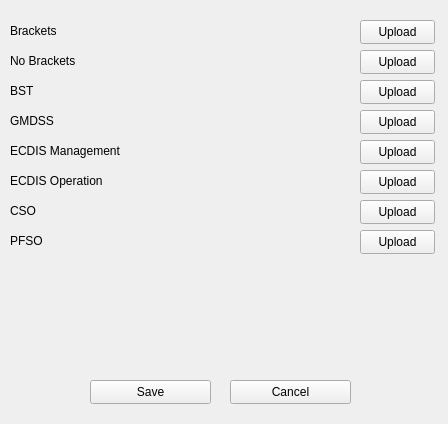
<?xml version="1.0" encoding="UTF-8"?>
<ui version="4.0">
 <class>UploadCerts</class>
 <widget class="QWidget" name="UploadCerts">
  <property name="geometry">
   <rect>
    <x>0</x>
    <y>0</y>
    <width>448</width>
    <height>424</height>
   </rect>
  </property>
  <property name="minimumSize">
   <size>
    <width>448</width>
    <height>424</height>
   </size>
  </property>
  <property name="maximumSize">
   <size>
    <width>448</width>
    <height>424</height>
   </size>
  </property>
  <property name="windowTitle">
   <string>Form</string>
  </property>
  <widget class="QPushButton" name="BracketsUploadBtn">
   <property name="geometry">
    <rect>
     <x>360</x>
     <y>20</y>
     <width>75</width>
     <height>24</height>
    </rect>
   </property>
   <property name="text">
    <string>Upload</string>
   </property>
  </widget>
  <widget class="QLabel" name="Brackets">
   <property name="geometry">
    <rect>
     <x>10</x>
     <y>20</y>
     <width>141</width>
     <height>21</height>
    </rect>
   </property>
   <property name="text">
    <string>Brackets</string>
   </property>
  </widget>
  <widget class="QLabel" name="NoBrackets">
   <property name="geometry">
    <rect>
     <x>10</x>
     <y>50</y>
     <width>141</width>
     <height>21</height>
    </rect>
   </property>
   <property name="text">
    <string>No Brackets</string>
   </property>
  </widget>
  <widget class="QLabel" name="ECDISman">
   <property name="geometry">
    <rect>
     <x>10</x>
     <y>140</y>
     <width>141</width>
     <height>21</height>
    </rect>
   </property>
   <property name="text">
    <string>ECDIS Management</string>
   </property>
  </widget>
  <widget class="QLabel" name="ECDISop">
   <property name="geometry">
    <rect>
     <x>10</x>
     <y>170</y>
     <width>141</width>
     <height>21</height>
    </rect>
   </property>
   <property name="text">
    <string>ECDIS Operation</string>
   </property>
  </widget>
  <widget class="QLabel" name="GMDSS">
   <property name="geometry">
    <rect>
     <x>10</x>
     <y>110</y>
     <width>141</width>
     <height>21</height>
    </rect>
   </property>
   <property name="text">
    <string>GMDSS</string>
   </property>
  </widget>
  <widget class="QLabel" name="PSSO">
   <property name="geometry">
    <rect>
     <x>10</x>
     <y>230</y>
     <width>141</width>
     <height>21</height>
    </rect>
   </property>
   <property name="text">
    <string>PFSO</string>
   </property>
  </widget>
  <widget class="QLabel" name="BST">
   <property name="geometry">
    <rect>
     <x>10</x>
     <y>80</y>
     <width>141</width>
     <height>21</height>
    </rect>
   </property>
   <property name="text">
    <string>BST</string>
   </property>
  </widget>
  <widget class="QLabel" name="CSO">
   <property name="geometry">
    <rect>
     <x>10</x>
     <y>200</y>
     <width>141</width>
     <height>21</height>
    </rect>
   </property>
   <property name="text">
    <string>CSO</string>
   </property>
  </widget>
  <widget class="QPushButton" name="NoBracketsUploadBtn">
   <property name="geometry">
    <rect>
     <x>360</x>
     <y>50</y>
     <width>75</width>
     <height>24</height>
    </rect>
   </property>
   <property name="text">
    <string>Upload</string>
   </property>
  </widget>
  <widget class="QPushButton" name="BSTUploadBtn">
   <property name="geometry">
    <rect>
     <x>360</x>
     <y>80</y>
     <width>75</width>
     <height>24</height>
    </rect>
   </property>
   <property name="text">
    <string>Upload</string>
   </property>
  </widget>
  <widget class="QPushButton" name="GMDSSUploadBtn">
   <property name="geometry">
    <rect>
     <x>360</x>
     <y>110</y>
     <width>75</width>
     <height>24</height>
    </rect>
   </property>
   <property name="text">
    <string>Upload</string>
   </property>
  </widget>
  <widget class="QPushButton" name="ECDISmanUploadBtn">
   <property name="geometry">
    <rect>
     <x>360</x>
     <y>140</y>
     <width>75</width>
     <height>24</height>
    </rect>
   </property>
   <property name="text">
    <string>Upload</string>
   </property>
  </widget>
  <widget class="QPushButton" name="ECDISopUploadBtn">
   <property name="geometry">
    <rect>
     <x>360</x>
     <y>170</y>
     <width>75</width>
     <height>24</height>
    </rect>
   </property>
   <property name="text">
    <string>Upload</string>
   </property>
  </widget>
  <widget class="QPushButton" name="CSOUploadBtn">
   <property name="geometry">
    <rect>
     <x>360</x>
     <y>200</y>
     <width>75</width>
     <height>24</height>
    </rect>
   </property>
   <property name="text">
    <string>Upload</string>
   </property>
  </widget>
  <widget class="QPushButton" name="PFSOUploadBtn">
   <property name="geometry">
    <rect>
     <x>360</x>
     <y>230</y>
     <width>75</width>
     <height>24</height>
    </rect>
   </property>
   <property name="text">
    <string>Upload</string>
   </property>
  </widget>
  <widget class="QPushButton" name="SaveBtn">
   <property name="geometry">
    <rect>
     <x>90</x>
     <y>380</y>
     <width>121</width>
     <height>24</height>
    </rect>
   </property>
   <property name="text">
    <string>Save</string>
   </property>
  </widget>
  <widget class="QPushButton" name="CancelBtn">
   <property name="geometry">
    <rect>
     <x>230</x>
     <y>380</y>
     <width>121</width>
     <height>24</height>
    </rect>
   </property>
   <property name="text">
    <string>Cancel</string>
   </property>
  </widget>
  <widget class="QLabel" name="path_1">
   <property name="geometry">
    <rect>
     <x>120</x>
     <y>20</y>
     <width>231</width>
     <height>21</height>
    </rect>
   </property>
   <property name="text">
    <string/>
   </property>
   <property name="alignment">
    <set>Qt::AlignRight|Qt::AlignTrailing|Qt::AlignVCenter</set>
   </property>
  </widget>
  <widget class="QLabel" name="path_2">
   <property name="geometry">
    <rect>
     <x>120</x>
     <y>50</y>
     <width>231</width>
     <height>21</height>
    </rect>
   </property>
   <property name="text">
    <string/>
   </property>
   <property name="alignment">
    <set>Qt::AlignRight|Qt::AlignTrailing|Qt::AlignVCenter</set>
   </property>
  </widget>
  <widget class="QLabel" name="path_3">
   <property name="geometry">
    <rect>
     <x>120</x>
     <y>80</y>
     <width>231</width>
     <height>21</height>
    </rect>
   </property>
   <property name="text">
    <string/>
   </property>
   <property name="alignment">
    <set>Qt::AlignRight|Qt::AlignTrailing|Qt::AlignVCenter</set>
   </property>
  </widget>
  <widget class="QLabel" name="path_4">
   <property name="geometry">
    <rect>
     <x>120</x>
     <y>110</y>
     <width>231</width>
     <height>21</height>
    </rect>
   </property>
   <property name="text">
    <string/>
   </property>
   <property name="alignment">
    <set>Qt::AlignRight|Qt::AlignTrailing|Qt::AlignVCenter</set>
   </property>
  </widget>
  <widget class="QLabel" name="path_5">
   <property name="geometry">
    <rect>
     <x>120</x>
     <y>140</y>
     <width>231</width>
     <height>21</height>
    </rect>
   </property>
   <property name="text">
    <string/>
   </property>
   <property name="alignment">
    <set>Qt::AlignRight|Qt::AlignTrailing|Qt::AlignVCenter</set>
   </property>
  </widget>
  <widget class="QLabel" name="path_6">
   <property name="geometry">
    <rect>
     <x>120</x>
     <y>170</y>
     <width>231</width>
     <height>21</height>
    </rect>
   </property>
   <property name="text">
    <string/>
   </property>
   <property name="alignment">
    <set>Qt::AlignRight|Qt::AlignTrailing|Qt::AlignVCenter</set>
   </property>
  </widget>
  <widget class="QLabel" name="path_7">
   <property name="geometry">
    <rect>
     <x>120</x>
     <y>200</y>
     <width>231</width>
     <height>21</height>
    </rect>
   </property>
   <property name="text">
    <string/>
   </property>
   <property name="alignment">
    <set>Qt::AlignRight|Qt::AlignTrailing|Qt::AlignVCenter</set>
   </property>
  </widget>
  <widget class="QLabel" name="path_8">
   <property name="geometry">
    <rect>
     <x>120</x>
     <y>230</y>
     <width>231</width>
     <height>21</height>
    </rect>
   </property>
   <property name="text">
    <string/>
   </property>
   <property name="alignment">
    <set>Qt::AlignRight|Qt::AlignTrailing|Qt::AlignVCenter</set>
   </property>
  </widget>
 </widget>
 <resources/>
 <connections/>
</ui>
